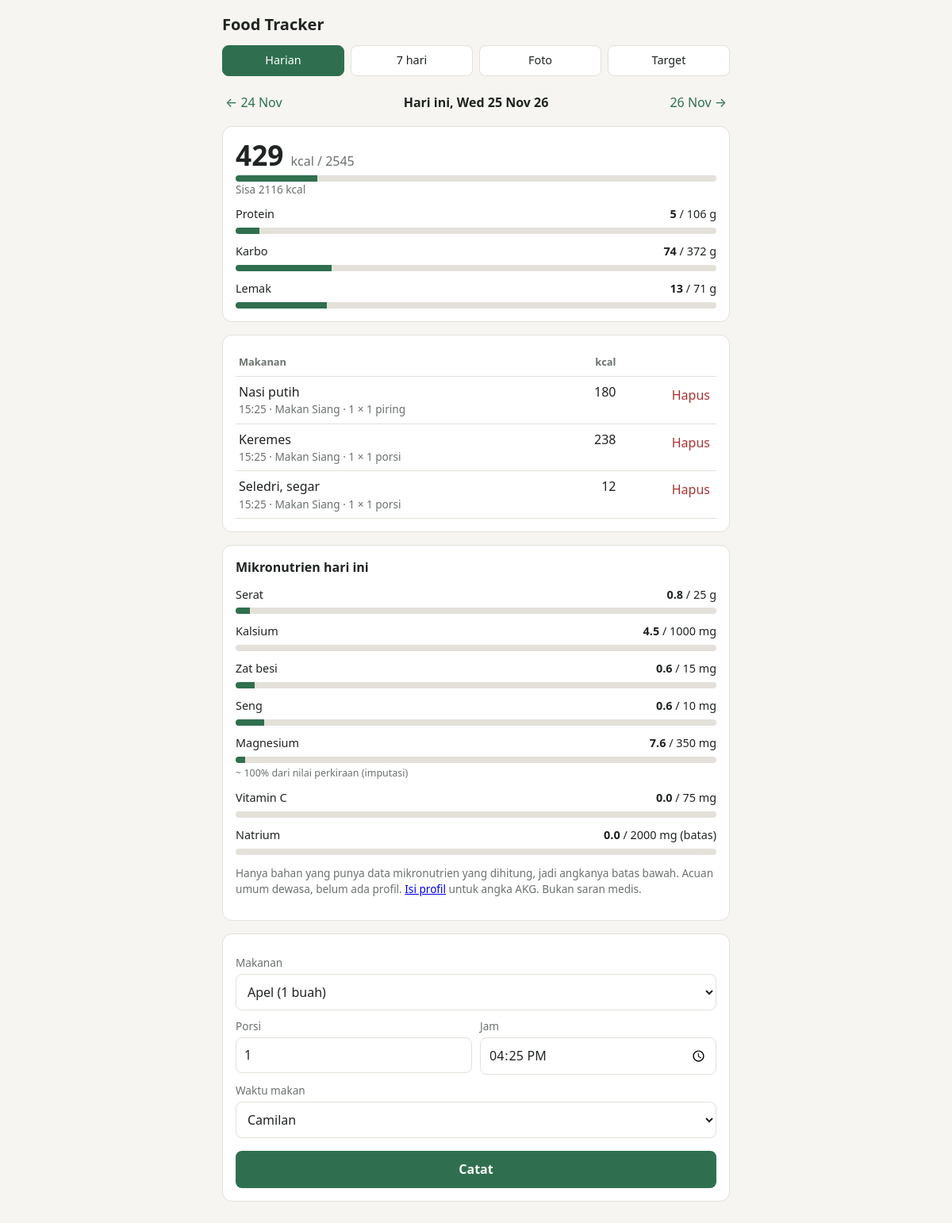
The page / on the database its author committed.
### tables this page shows
CREATE TABLE targets (
            id INTEGER PRIMARY KEY CHECK (id = 1),
            kcal REAL NOT NULL, protein REAL NOT NULL, carbs REAL NOT NULL, fat REAL NOT NULL);

CREATE TABLE meal_log (
            id INTEGER PRIMARY KEY AUTOINCREMENT,
            eaten_at TEXT NOT NULL,
            meal_type TEXT,
            dish_id INTEGER NOT NULL REFERENCES dishes(id),
            servings REAL NOT NULL DEFAULT 1,
            note TEXT
        );

### main.py (the view)
@app.get("/")
def home(request: Request, day: str =""):
    shown = parse_day(day)
    now = datetime.now()
    with get_connection() as conn:
        entries = conn.execute(ENTRIES_SQL, (shown.isoformat(), )).fetchall()
        dishes = conn.execute(
            "SELECT id, name, serving_label FROM dishes ORDER BY name"
        ).fetchall()
        targets = get_targets(conn)
        akg = akg_for(get_profile(conn))
        micros = day_micros(conn, shown, akg) if entries else []
        totals = {
            key: sum(e[key] for e in entries) for key in ("kcal", "protein", "carbs", "fat")
        }
    return templates.TemplateResponse(request, "index.html", {
        "page": "today",
        "targets": targets,
        "day": shown,
        "prev_day": shown - timedelta(days=1),
        "next_day": shown + timedelta(days=1),
        "is_today": shown == date.today(),
        "entries": entries,
        "dishes": dishes,
        "totals": totals,
        "micros": micros,
        "akg": akg,
        "meal_types": MEAL_TYPES,
        "default_meal": default_meal_type(now),
        "now_time": now.strftime("%H:%M"),
    })

### templates/index.html (shortened to what this page needs)
<!DOCTYPE html>
{% extends "base.html" %}
{% block content %}
    <div class="daynav">
        <a href="/?day={{prev_day.isoformat()}}">&larr; {{ prev_day.strftime("%d %b")}}</a>
        <strong>
            {% if is_today %}Hari ini, {% endif %}{{ day.strftime("%a %d %b %y") }}
        </strong>
        <a href="/?day= {{ next_day.isoformat() }}">{{ next_day.strftime("%d %b")}} &rarr;</a>
    </div>
    <section class="card">
      <div class="kcal">{{ "%.0f"|format(totals.kcal) }} <small>kcal{% if targets %} / {{ "%.0f"|format(targets.kcal) }}{% endif %}</small></div>
      {% if targets %}
      <div class="bar {% if totals.kcal > targets.kcal %}over{% endif %}"><span style="width:{{ [100, 100 * totals.kcal / targets.kcal]|min|round(0) }}%"></span></div>
      <div class="sub">
        {% if totals.kcal > targets.kcal %}Lebih {{ "%.0f"|format(totals.kcal - targets.kcal) }} kcal dari target
        {% else %}Sisa {{ "%.0f"|format(targets.kcal - totals.kcal) }} kcal{% endif %}
      </div>
      {% for label, key in [("Protein","protein"),("Karbo","carbs"),("Lemak","fat")] %}
      <div class="goal">
        <div class="top"><span>{{ label }}</span><span><b>{{ "%.0f"|format(totals[key]) }}</b> / {{ "%.0f"|format(targets[key]) }} g</span></div>
        <div class="bar {% if totals[key] > targets[key] * 1.1 %}over{% endif %}"><span style="width:{{ [100, 100 * totals[key] / targets[key]]|min|round(0) }}%"></span></div>
      </div>
      {% endfor %}
      {% endif %}
    </section>
    <section class="card">
    {% if entries %}
    <table>
      <thead><tr><th>Makanan</th><th class="num">kcal</th><th></th></tr></thead>
      <tbody>
      {% for e in entries %}
        <tr>
          <td>
            {{ e.name }}
            <div class="sub">{{ e.eaten_at[11:16] }} &middot; {{ e.meal_type }} &middot;
              {{ "%g"|format(e.servings) }} &times; {{ e.serving_label }}</div>
          </td>
          <td class="num">{{ "%.0f"|format(e.kcal) }}</td>
          <td class="num">
            <form class="inline" method="post" action="/delete/{{ e.id }}"
                  onsubmit="return confirm('Hapus entri ini?')">
              <button class="link" type="submit" aria-label="Hapus">Hapus</button>
            </form>
          </td>
        </tr>
      {% endfor %}
      </tbody>
    </table>
    {% else %}
    <p class="empty">Belum ada catatan untuk hari ini.</p>
    {% endif %}
  </section>
  {% if micros %}
  <section class="card">
    <strong class="card-title">Mikronutrien hari ini</strong>
    {% for m in micros %}
    <div class="goal">
      <div class="top"><span>{{ m.label }}</span>
        <span><b>{{ "%.1f"|format(m.total) }}</b> / {{ m.ref }} {{ m.unit }}{% if m.limit %} (batas){% endif %}</span></div>
      <div class="bar {% if m.limit and m.total > m.ref %}over{% endif %}"><span style="width:{{ [100, 100 * m.total / m.ref]|min|round(0) }}%"></span></div>
      {% if m.imputed_pct >= 1 %}<div class="sub est">~ {{ "%.0f"|format(m.imputed_pct) }}% dari nilai perkiraan (imputasi)</div>{% endif %}
    </div>
    {% endfor %}
    <p class="sub">Hanya bahan yang punya data mikronutrien yang dihitung, jadi angkanya batas bawah. {% if akg %}Acuan: AKG 2019 untuk {{ "laki-laki" if akg.sex == "m" else "perempuan" }} {% if akg.age_max|int >= 100 %}80+{% else %}{{ akg.age_min }}&ndash;{{ akg.age_max }}{% endif %} th (natrium: angka AKG, dipakai sebagai batas).{% else %}Acuan umum dewasa, belum ada profil. <a href="/settings">Isi profil</a> untuk angka AKG.{% endif %} Bukan saran medis.</p>
  </section>
  {% endif %}
  <section class="card">
    {% if dishes %}
    <form method="post" action="/log">
      <label for="dish_id">Makanan</label>
      <select id="dish_id" name="dish_id" required>
        {% for d in dishes %}
        <option value="{{ d.id }}">{{ d.name }} ({{ d.serving_label }})</option>
        {% endfor %}
      </select>
      <div class="row">
        <div>
          <label for="servings">Porsi</label>
          <input id="servings" name="servings" type="number" step="0.25" min="0.25" max="20" value="1" required>
        </div>
        <div>
          <label for="time">Jam</label>
          <input id="time" name="time" type="time" value="{{ now_time }}" required>
        </div>
      </div>
      <label for="meal_type">Waktu makan</label>
      <select id="meal_type" name="meal_type">
        {% for m in meal_types %}
        <option {% if m == default_meal %}selected{% endif %}>{{ m }}</option>
        {% endfor %}
      </select>
      <button class="primary" type="submit">Catat</button>
    </form>
    {% else %}
    <p class="empty">Belum ada makanan di database. Jalankan <code>python import_data.py</code> dulu (Step 3).</p>
    {% endif %}
  </section>
{% endblock %}

### templates/base.html (shortened to what this page needs)
<!DOCTYPE html>
<html lang="en">
<head>
    <link rel="stylesheet" href="styles.css">
</head>
<body>
<main>
    <h1>Food Tracker</h1>
    <nav class="tabs">
      <a href="/" class="{% if page == 'today' %}on{% endif %}">Harian</a>
      <a href="/week" class="{% if page == 'week' %}on{% endif %}">7 hari</a>
      <a href="/photo" class="{% if page == 'photo' %}on{% endif %}">Foto</a>
      <a href="/settings" class="{% if page == 'settings' %}on{% endif %}">Target</a>
    </nav>
{% block content %}{% endblock %}
</main>
</body>
</html>

### rows shown on the page
targets: kcal "2545", targets.kcal-totals.kcal "2116", protein "106" "372" "71"
meal_log: name "Nasi putih", eaten_at "15:25", meal_type "Makan Siang", servings "1", serving_label "1 piring", kcal "180"
meal_log: name "Keremes", eaten_at "15:25", meal_type "Makan Siang", servings "1", serving_label "1 porsi", kcal "238"
meal_log: name "Seledri, segar", eaten_at "15:25", meal_type "Makan Siang", servings "1", serving_label "1 porsi", kcal "12"

### other values the page prints
{{ prev_day.strftime("%d %b") }} "24 Nov"
{{ day.strftime("%a %d %b %y") }} "Wed 25 Nov 26"
{{ next_day.strftime("%d %b") }} "26 Nov"
{{ "%.0f"|format(totals.kcal) }} "429"
{{ label }} "Protein" "Karbo" "Lemak"
{{ "%.0f"|format(totals[key]) }} "5" "74" "13"
{{ m.label }} "Serat" "Kalsium" "Zat besi" "Seng" "Magnesium" "Vitamin C" "Natrium"
{{ "%.1f"|format(m.total) }} "0.8" "4.5" "0.6" "0.6" "7.6" "0.0" "0.0"
{{ m.ref }} "25" "1000" "15" "10" "350" "75" "2000"
{{ m.unit }} "g" "mg" "mg" "mg" "mg" "mg" "mg"
{{ "%.0f"|format(m.imputed_pct) }} "100"
form field dish_id "Apel (1 buah)"
form field meal_type "Camilan"
